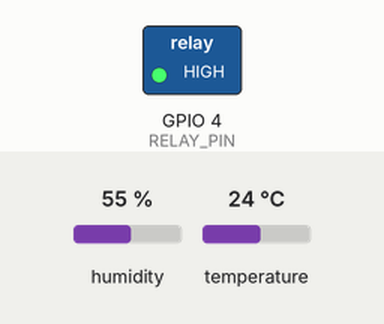
This sketch was run on a simulated ESP32. On the bench: switched loads named in the sketch (green lamp = pin HIGH). Inputs (shaded band) come from the test bench; at power-on: humidity 55 %, temperature 24 °C. WiFi joins after 1.5 s; servers stay silent unless stated; no MQTT or app messages arrive unless stated; what the sketch prints to the serial monitor is not drawn.

Above: at 2.7 s.
2.8 s: humidity set to 62 %
6.0 s: humidity set to 65 %
At 6.9 s:
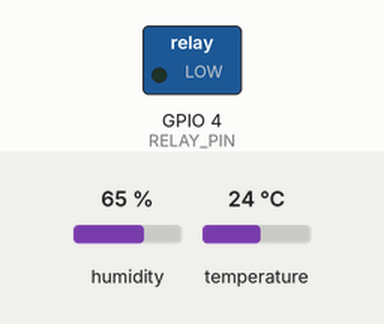
9.2 s: humidity set to 49 %
12.4 s: humidity set to 46 %
At 14.0 s:
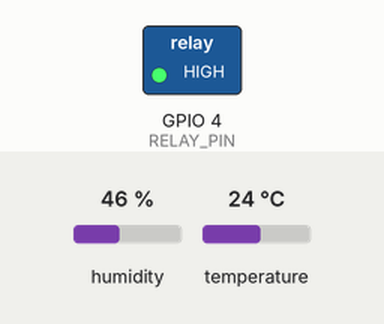
15.6 s: humidity set to 68 %
At 16.4 s:
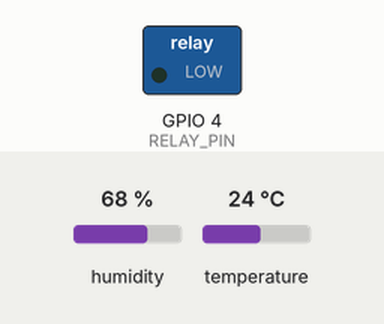
Timing chart, 0 to 18.6 s (numbered marks = the images above; inputs shaded):
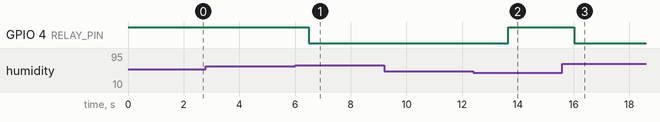

The sketch:

HumidityLogic_Wifi_Included_wo_Relay.ino
```cpp
#include <WiFi.h>               // Library for Wi-Fi connectivity
#include <PubSubClient.h>       // Library for MQTT communication
#include <Adafruit_Sensor.h>    // Libraries for interfacing with the DHT sensor
#include <Adafruit_AHTX0.h>

// Create an AHT20 sensor object
Adafruit_AHTX0 aht;

// Wi-Fi credentials
const char* ssid = "ARRIS-355B";           // Replace with your Wi-Fi SSID
const char* password = "BSY776600733";      // Replace with your Wi-Fi password

// MQTT broker information
const char* mqtt_server = "192.168.0.20";   // Replace with your Raspberry Pi's IP address


// Relay setup
#define RELAY_PIN 4            // GPIO pin connected to the relay module

// Wi-Fi and MQTT client setup
WiFiClient espClient;          // Wi-Fi client object
PubSubClient client(espClient); // MQTT client object using the Wi-Fi client

// Light sleep duration (5 minutes in microseconds)
const uint64_t SLEEP_INTERVAL = 300000000;

void setup_wifi() {
  if (WiFi.status() != WL_CONNECTED) {
    Serial.println("Reconnecting to Wi-Fi...");
    WiFi.begin(ssid, password);  // Reconnect to Wi-Fi

    while (WiFi.status() != WL_CONNECTED) {
      delay(500);
      Serial.print(".");
    }

    Serial.println("Wi-Fi reconnected");
  } else {
    Serial.println("Wi-Fi already connected");
  }
}

// Reconnects to the MQTT broker if the connection is lost
void reconnect() {
  // Check if the client is connected
  while (!client.connected()) {
    Serial.print("Attempting MQTT connection...");

    // Attempt to connect to the broker
    if (client.connect("ESP32Client_Sksroom")) {
      Serial.println("Connected to MQTT broker");
      client.subscribe("home/#");  // Subscribe to relevant topic
    } else {
      Serial.print("Failed, rc=");
      Serial.print(client.state());
      Serial.println(" Trying again in 5 seconds...");
      delay(5000);
    }
  }
}

void setup() {
  Serial.begin(115200);               // Start the serial monitor
  pinMode(RELAY_PIN, OUTPUT);         // Set the relay pin as output
  digitalWrite(RELAY_PIN, HIGH);      // Ensure the relay is off at startup (HIGH for low-level trigger)
  setup_wifi();                       // Connect to the Wi-Fi network
  client.setServer(mqtt_server, 1883); // Set the MQTT broker IP and port

   // Initialize the AHT20 sensor
  if (!aht.begin()) {
    Serial.println("Could not find AHT20 sensor! Check wiring.");
    while (1);  // Halt the program if the sensor is not found
  }
  Serial.println("AHT20 sensor found!");

  WiFi.setSleep(false); // Don't disable wifi upon sleep
  // Set up the light sleep wake-up interval
  esp_sleep_enable_timer_wakeup(SLEEP_INTERVAL);
}

void loop() {
  // Reconnect to Wi-Fi if disconnected
  if (WiFi.status() != WL_CONNECTED) {
    setup_wifi();
  }
  // Reconnect to MQTT if the connection is lost
  if (!client.connected()) {
    reconnect();
  }
  client.loop();  // Ensure the MQTT client processes incoming messages
  delay(100);  // Small delay to allow time for connection to stabilize

  sensors_event_t humidity, temp;

  // Get the humidity and temperature data from the AHT20 sensor
  aht.getEvent(&humidity, &temp);


  // Check if the reading is valid
  if (isnan(humidity.relative_humidity)) {
    Serial.println("Failed to read from AHT sensor!");
    return;
  }

  // Control the relay based on humidity levels
  String relayStatus = "OFF";  // Default relay status
  if (humidity.relative_humidity > 63) {
    digitalWrite(RELAY_PIN, LOW);  // Turn on the relay (dehumidifier) if humidity > 63%
    relayStatus = "ON";
  } else if (humidity.relative_humidity < 48) {
    digitalWrite(RELAY_PIN, HIGH); // Turn off the relay (dehumidifier) if humidity < 48%
    relayStatus = "OFF";
  }

  // Publish the humidity and relay status as a single message to the MQTT broker
  String payload = "Humidity: " + String(humidity.relative_humidity) + " %, Relay: " + relayStatus;
  client.publish("home/Sksroom/humidity", payload.c_str());
  client.loop();
  delay(200);  // Ensure MQTT publishing happens before sleep


  // Print humidity and relay status
  Serial.print("Humidity: ");
  Serial.print(humidity.relative_humidity);
  Serial.print(" %, Relay Status: ");
  Serial.println(relayStatus);

  // Go into light sleep for 5 minutes
Serial.println("Entering light sleep for 5 minutes...");
delay(1000);  // Small delay to allow all operations to finish
esp_light_sleep_start();  // Enter light sleep mode
}
```

Measured:
- the behaviour switches between 63 and 64 % on humidity (found by bisection; images 0 and 1)
- the behaviour switches between 48 and 47 % on humidity (found by bisection; images 1 and 2)
- after the input at 2.8 s, every drawn part: stays the same
- after the input at 6.0 s, GPIO 4 (RELAY_PIN): HIGH → LOW after 0.50 s
- after the input at 9.2 s, every drawn part: stays the same
- after the input at 12.4 s, GPIO 4 (RELAY_PIN): LOW → HIGH after 1.2 s
- after the input at 15.6 s, GPIO 4 (RELAY_PIN): HIGH → LOW after 0.43 s
